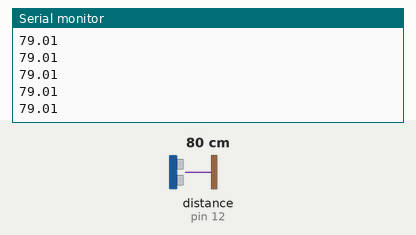
This sketch was run on a simulated Arduino Uno, built with avr-gcc and run on an emulated ATmega328P. On the bench: the last lines printed to the serial monitor. Wiring (inferred from the names in the program): ultrasonic range finder: trigger pin 13; echo pin 12. Inputs (shaded band) come from the test bench; at power-on: distance to the obstacle (sensor on pin 12) 80 cm. The echo pulse lasts 58.3 µs per cm.

Above: at 1.2 s.
1.3 s: distance to the obstacle (sensor on pin 12) set to 2 cm
At 1.9 s:
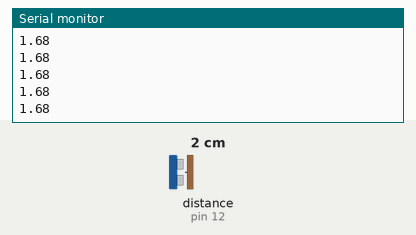
2.8 s: distance to the obstacle (sensor on pin 12) set to 4 cm
At 3.7 s:
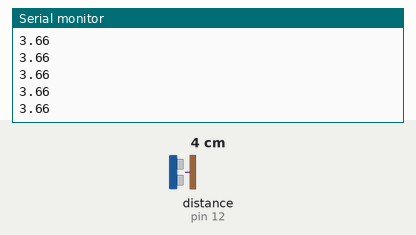
Timing chart, 0 to 5.8 s (numbered marks = the images above; inputs shaded):
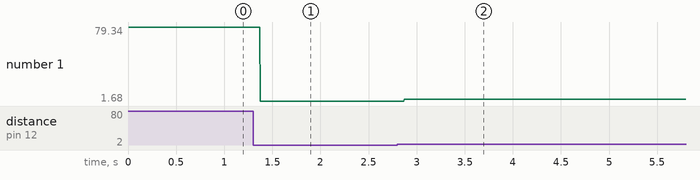

The sketch:

Teste_do_Ultrassonico.ino
```cpp
int trig=13;
int echo=12;
float tempo;
float distancia;

void setup(){
    Serial.begin(9600);
    pinMode(trig, OUTPUT);
    pinMode(echo,INPUT);
    digitalWrite(trig, LOW);
    delayMicroseconds(10);
}

void loop(){
      digitalWrite(trig,HIGH);
      delayMicroseconds(10);
      digitalWrite(trig,LOW);
      tempo=pulseIn(echo,HIGH);
      distancia=tempo/29.4/2;
      Serial.println(distancia);
}
```

Measured:
- after the input at 1.3 s, the serial monitor: prints a new line after 0.07 s (image 1)
- after the input at 2.8 s, the serial monitor: prints a new line after 0.07 s (image 2)
- plotted number 1: 79.01 → 1.68 after the input at 1.3 s, 1.68 → 3.6 after the input at 2.8 s
